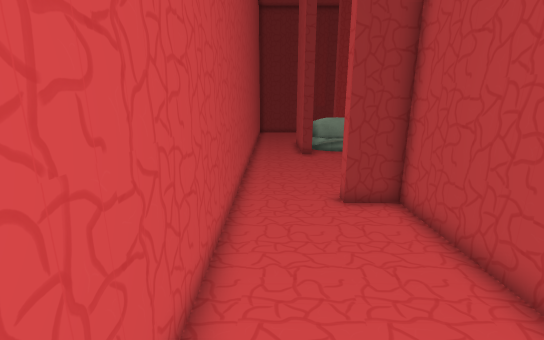
[1] (above)

18 first-person views from a walk through a Unity game level. The camera is 1.5 m above the floor, tilts 14° down and sees 90° across. The floor is counted in squares, 0.45 m on a side. Each view is taken from the middle of a square. On the plan, view 1 faces up. The plan holds only what a view shows up to about 20 squares ahead; the rest is blank. The place goes on beyond the plan. The player character is not drawn. Some surface patterns are stand-ins.

[2]
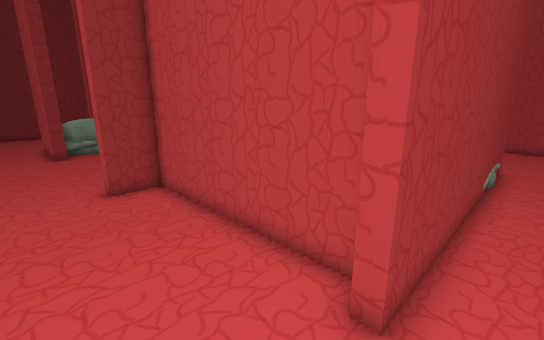

[3]
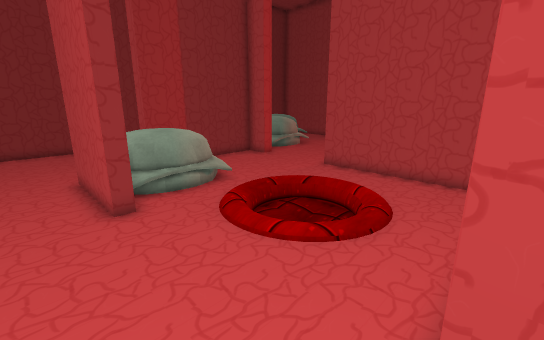

[4]
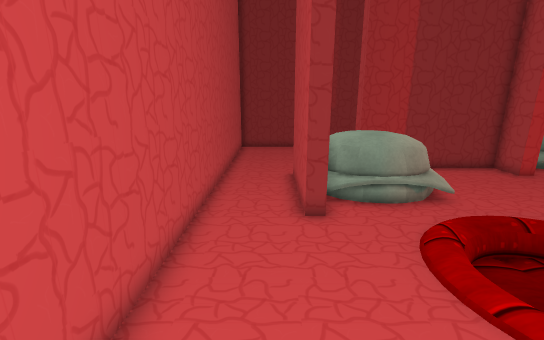

[5]
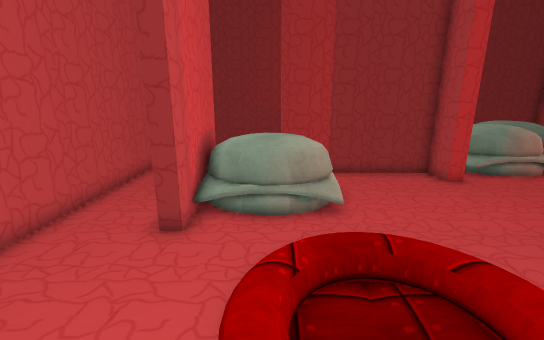

[6]
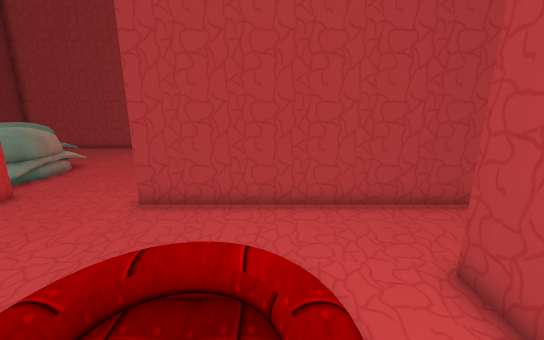

[7]
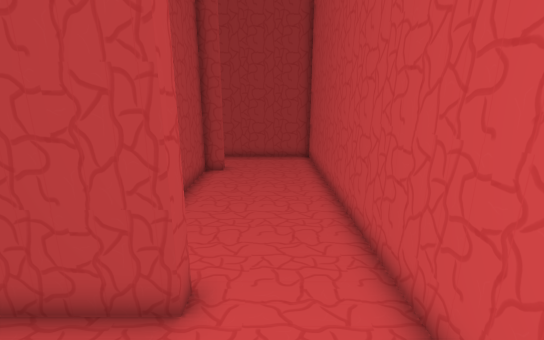

[8]
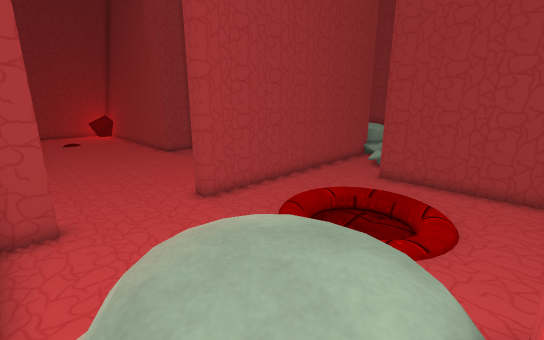

[9]
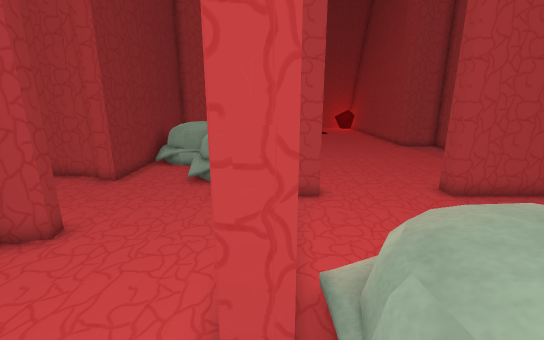

[10]
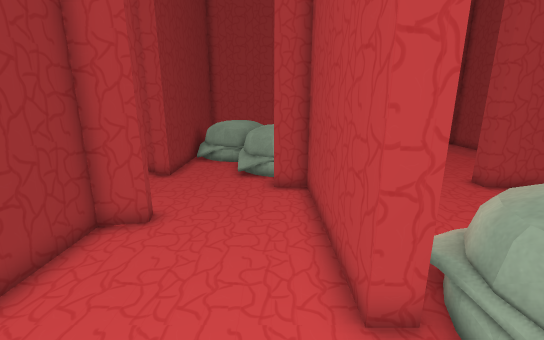

[11]
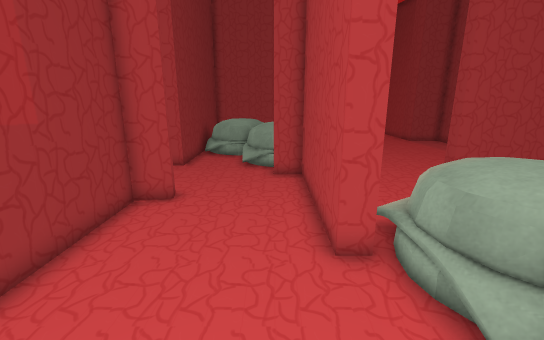

[12]
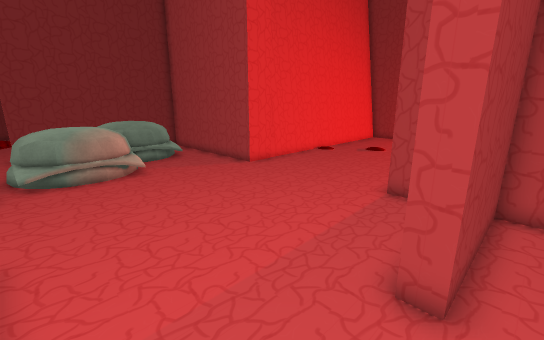

[13]
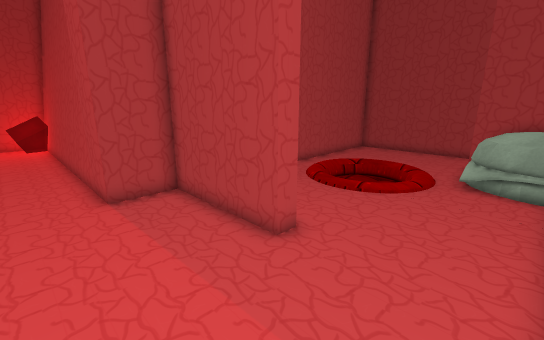

[14]
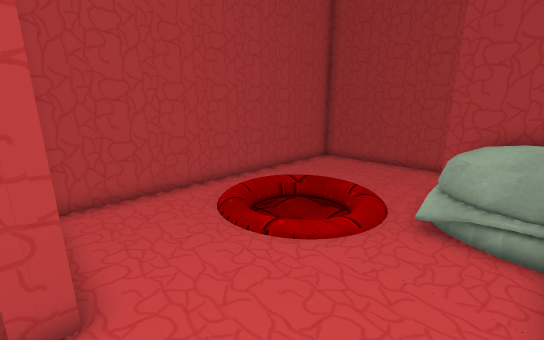

[15]
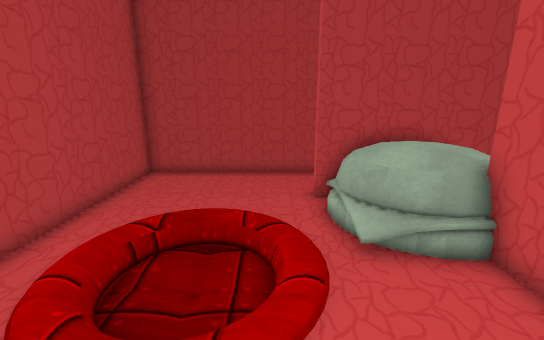

[16]
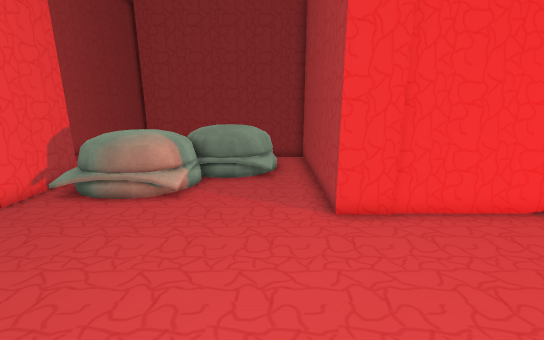

[17]
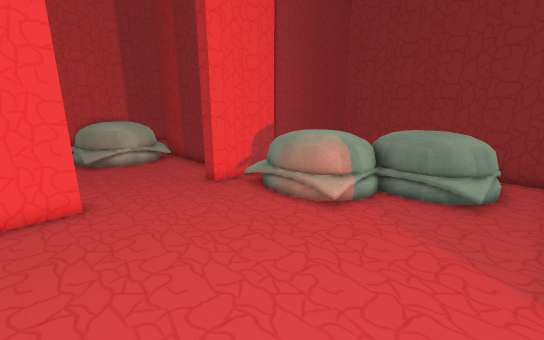

[18]
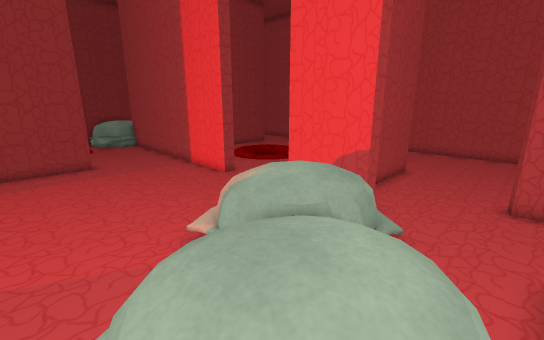

### Floor plan
Points are (right, up) in squares from view 1. A wall is a line through its corners. A room is listed if a view was taken in it or the views show most of it. See-through windows are left out.
Room 1 (views 1, 2, 3, 4, 5, 6, 7)
walls: (12.5, 8.4) (12.5, 17.4) (13.2, 17.4); (4.4, -0.3) (4.4, 8.7) (2.5, 8.7) (2.5, 9.3) (8.7, 9.3); (2.6, 22.5) (2.6, 17.6) (2, 17.6) (2, 22.5); (13.2, 22.2) (12.5, 22.2) (12.5, 23.7) (5.4, 23.7); (-1.3, 23.6) (-1.3, -3.8) (4, -3.8); (16.4, -0.8) (3.5, -0.8) (3.5, -0.3); (15.9, -3.8) (17.4, -3.8)
ways out: opening at (2.5, 23.2) to room 2; opening at (16.5, -2.5) to room 3; opening at (13, 20) to room 4; opening at (10.5, 9)
objects: other object (3, 19) to (7, 23)
Room 2 (views 8, 9, 10, 11)
walls: (9.4, 31.3) (9.8, 29.6) (9.2, 29.5) (8.9, 30.8) (-0.2, 30.8); (5.4, 23.7) (5.4, 24.6) (12.5, 24.6) (12.5, 25.9) (13.2, 25.9); (-1.3, 30.6) (-1.3, 23.6); (15.4, 30.8) (14.4, 30.8) (14.4, 31.5)
ways out: opening at (2.5, 23.2) to room 1; opening at (14.5, 28.5) to room 4; opening at (12.5, 31.8)
Room 3 (views 12, 14, 15)
walls: (15.4, -0.3) (16.4, -0.3) (16.4, -0.8); (13.2, 4.9) (13.2, 3.1); (17.4, -3.8) (23.9, -3.8) (23.9, 10.6) (18.4, 10.6) (18.4, 11.4); (13.2, 11.5) (13.2, 9.8)
ways out: opening at (16.5, -2.5) to room 1; opening at (16, 11) to room 4
objects: other object (12, 0) to (16, 3)
Room 4 (views 13, 16, 17, 18)
walls: (25.8, 21.7) (23.9, 21.7) (23.9, 30.8) (15.4, 30.8); (13.2, 17.4) (13.2, 11.5); (18.4, 11.4) (23.9, 11.4) (23.9, 13.8) (25.8, 13.8); (13.2, 25.9) (13.2, 22.2); (26.9, 13.6) (30.5, 13.6); (28, 13.3) (28.9, 13.3); (30.5, 22.2) (25.8, 22.2); (29, 13.3) (29.5, 13.3)
low walls: (26.9, 13.8) (27.6, 13.8); (27.8, 13.8) (28.6, 13.8); (30.5, 22.1) (25.8, 22.1); (28.8, 13.8) (29.2, 13.8); (29.6, 13.8) (30.5, 13.8)
ways out: opening at (13, 20) to room 1; opening at (14.5, 28.5) to room 2; opening at (16, 11) to room 3
objects: other object (14, 23) to (19, 27); other object (18, 27) to (22, 29)

Positions as (right, up) in squares from view 1, and headings:
1: (0, 0), facing up
2: (0, -2), facing up-right
3: (0, 9), facing up-right
4: (1, 10), facing up
5: (5, 11), facing up
6: (4, 13), facing right
7: (1, 13), facing down
8: (3, 23), facing down-right
9: (3, 24), facing right
10: (2, 26), facing right
11: (0, 26), facing right
12: (14, 10), facing up-right
13: (14, 16), facing down-right
14: (14, 11), facing down-right
15: (18, 9), facing down
16: (22, 14), facing up
17: (23, 16), facing up-left
18: (22, 30), facing down-left
